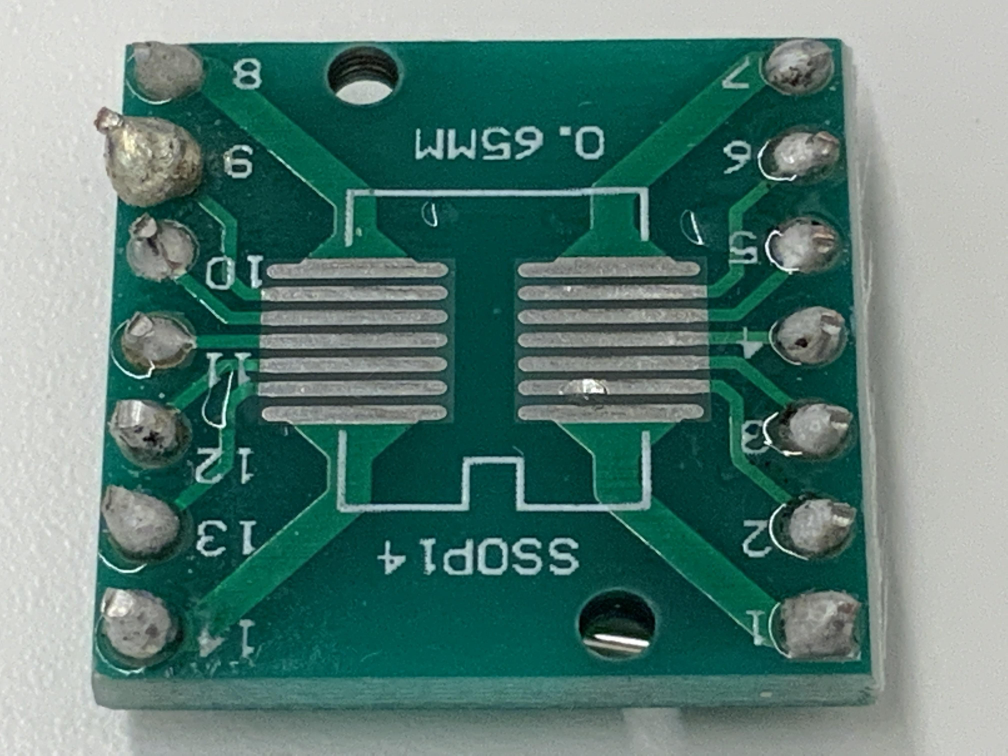
#> input picture 04_PBL_02_不良個所自動検出/phase2/input/train/potato/potato_066.jpeg, 4032 x 3024 px, found by its file name (shown at 1/4 size)
$ jupyter execute --allow-errors 08_effisientnet_b3.ipynb   (shell and % lines are left out)
#> lines starting #> are read from the running program, lines starting #| are printed output that depends on the picture; after the words box and inside, x2 and y2 are one past the last pixel; in counts of white or black regions, pixels touching at a corner belong together
画像切り抜き処理を追加

画像加工

efficientnet_b3ベースのファインチューニングで攻め直し

https://qiita.com/Radley/items/e6cd148079468dbdb616

[cell 1]
# パッケージのimport
import re
import glob
import os.path as osp
import os
import pandas as pd
import random
import numpy as np
import json
from PIL import Image
from tqdm import tqdm
import matplotlib.pyplot as plt

import torch
import torch.nn as nn
import torch.optim as optim
import torch.utils.data as data
from torch.utils.data import DataLoader
import torchvision
from torchvision import models, transforms

[cell 2]
from efficientnet_pytorch import EfficientNet

[cell 3]
# from google.colab import drive
# drive.mount('./gdrive', force_remount=True)

[cell 4]
print(torch.cuda.is_available())
#> (this line was passed over: torch is not available in this run)

[cell 5]
# !rm -r ./Data

[cell 6]
# validation用のフォルダを作成

resizeした画像を保存

[cell 7]
import cv2
from google.colab.patches import cv2_imshow

[cell 8]
# img = cv2.imread(train_dir + '/regular/regular_000.jpeg')
# dst = cv2.resize(img, dsize=(224, 224))

# print(f"{img.shape} -> {dst.shape}")
# # plt.imshow(dst)

[cell 9]
# 2値画像はVGG16だめらしい
# https://discuss.pytorch.org/t/runtimeerror-given-groups-1-weight-of-size-64-3-7-7-expected-input-3-1-224-224-to-have-3-channels-but-got-1-channels-instead/30153/3
# これはどう？
# 色検出でマスク画像作成(白っぽい色をぬかす)、モルフォジー変換でハンダ部分拡張


image_path = './Data/kiban/train/potato/potato_066.jpeg'
img = cv2.imread(image_path)
#> img is the input picture: shape (3024, 4032, 3); mean B, G, R 118.2, 125.6, 90.8
img = cv2.resize(img, dsize=(300, 300))
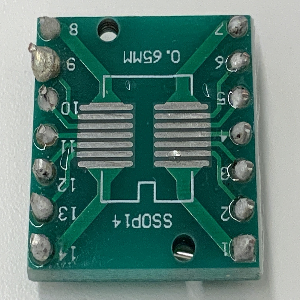
#> img: shape (300, 300, 3); mean B, G, R 118.1, 125.6, 90.8

img_g = cv2.imread(image_path,0)
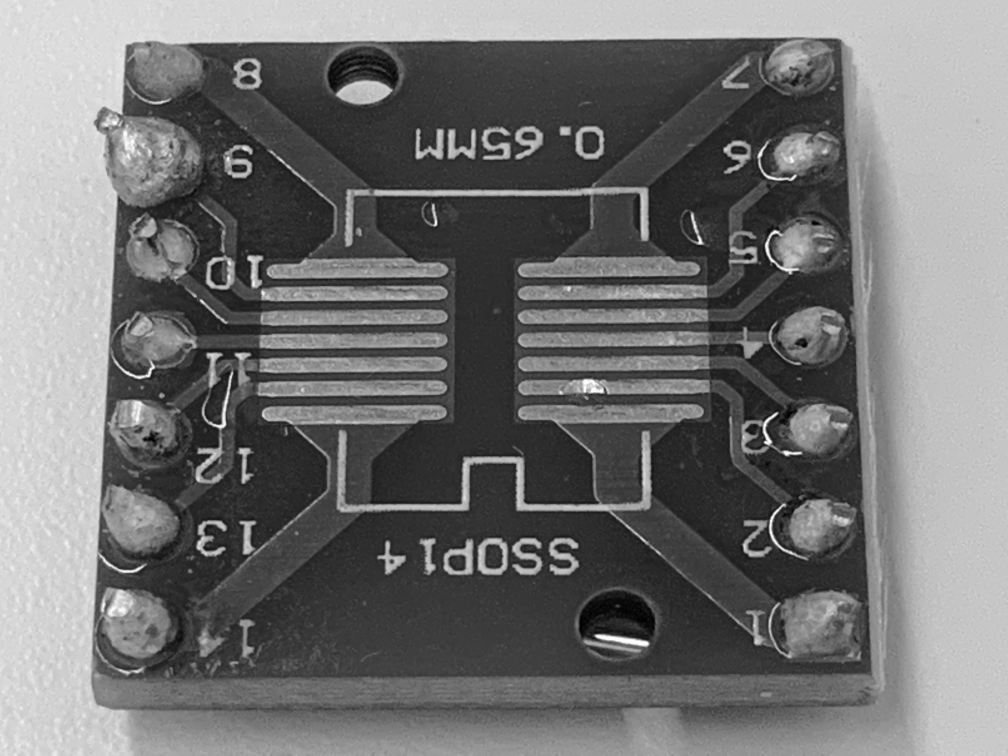
#> img_g: shape (3024, 4032) (shown at 1/4 size); min 0, max 255, mean 114.3
img_g = cv2.resize(img_g, dsize=(300, 300))
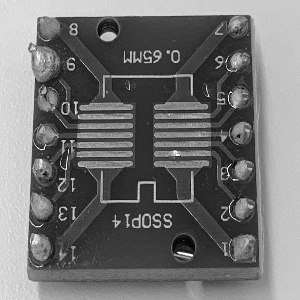
#> img_g: shape (300, 300); min 1, max 255, mean 114.3

gamma = 1.3 # 明るくなる
gamma_cvt = np.zeros((256,1), dtype=np.uint8) # 256行1列の0ベクトル

for i in range(256):
  gamma_cvt[i][0] = 255 * (float(i)/255) ** (1.0 / gamma)

img = cv2.LUT(img, gamma_cvt)
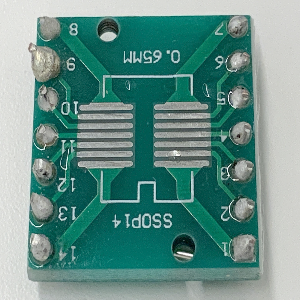
#> img: shape (300, 300, 3); mean B, G, R 137.4, 144.5, 102.5

hsv = cv2.cvtColor(img, cv2.COLOR_BGR2HSV)
#> hsv: shape (300, 300, 3); mean H, S, V 69.9, 107.2, 144.6
# 緑色を抜き出す, 下限値、上限値を指定する
# hsv空間は、hは通常のhueの半分の値（openCV上では）
# 下の例だと、hue20-50が抽出される（svは100/255%）
lower_white = np.array([0, 0, 100])
upper_white = np.array([180,90,255])

lower_green = np.array([30, 40, 0])
upper_green = np.array([90,255,255])

# マスク画像作成(緑色ぽい色の部分が2値化画像で保存される)
img_mask_white = cv2.inRange(hsv, lower_white, upper_white)
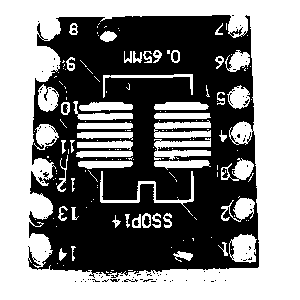
#> img_mask_white: shape (300, 300); 52.8% white; 93 black regions (85 under 20 px), largest, box (x1, y1, x2, y2) and area: (28, 15, 259, 278) 41990, (144, 216, 150, 226) 43, (173, 52, 178, 61) 40
img_mask_green = cv2.inRange(hsv, lower_green, upper_green)
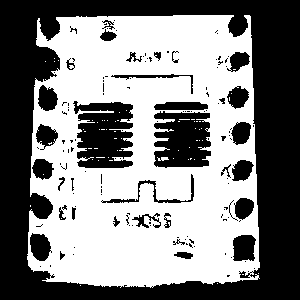
#> img_mask_green: shape (300, 300); 51.2% white; 138 black regions (104 under 20 px), largest, box (x1, y1, x2, y2) and area: (0, 0, 300, 300) 32312, (73, 101, 133, 168) 3069, (154, 111, 211, 168) 2612

# 逆マスクも作ってみる（白黒反転）
img_mask_white_rev = cv2.bitwise_not(img_mask_white)
img_mask_green_rev = cv2.bitwise_not(img_mask_green)

# モルフォジー変換で白拡張
kernel = np.ones((5,5), dtype=np.uint8) # 自分の画素から探す領域
# img_e = cv2.erode(img_mask_rev, kernel) # 収縮
img_mask_white_rev = cv2.dilate(img_mask_white_rev, kernel) # 膨張
#> img_mask_white_rev: shape (300, 300); 61.2% white; 33 black regions (8 under 20 px), largest, box (x1, y1, x2, y2) and area: (0, 0, 300, 300) 32250, (234, 237, 253, 260) 248, (157, 104, 205, 108) 157
img_mask_white_rev = cv2.dilate(img_mask_white_rev, kernel) # 膨張
#> img_mask_white_rev: shape (300, 300); 67.4% white; 17 black regions (10 under 20 px), largest, box (x1, y1, x2, y2) and area: (0, 0, 300, 300) 28925, (33, 238, 46, 256) 122, (238, 239, 251, 255) 99
img_mask_white_rev = cv2.dilate(img_mask_white_rev, kernel) # 膨張
#> img_mask_white_rev: shape (300, 300); 70.7% white; 5 black regions (3 under 20 px), largest, box (x1, y1, x2, y2) and area: (0, 0, 300, 300) 26369, (36, 240, 42, 251) 27
img_mask_white_rev = cv2.dilate(img_mask_white_rev, kernel) # 膨張
#> img_mask_white_rev: shape (300, 300); 73.4% white; 1 black region, box (x1, y1, x2, y2) and area: (0, 0, 300, 300) 23976
img_mask_white_rev = cv2.dilate(img_mask_white_rev, kernel) # 膨張
#> img_mask_white_rev: shape (300, 300); 75.8% white; 1 black region, box (x1, y1, x2, y2) and area: (0, 0, 300, 300) 21750
img_mask_white_rev = cv2.dilate(img_mask_white_rev, kernel) # 膨張
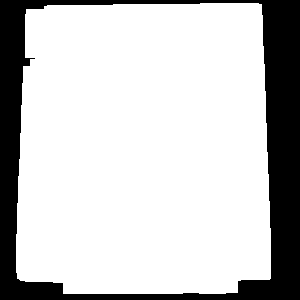
#> img_mask_white_rev: shape (300, 300); 78.3% white; 1 black region, box (x1, y1, x2, y2) and area: (0, 0, 300, 300) 19519


img_mask_green_rev = cv2.erode(img_mask_green_rev, kernel) # 収縮
#> img_mask_green_rev: shape (300, 300); 38% white; 19 white regions (2 under 20 px), largest, box (x1, y1, x2, y2) and area: (0, 0, 300, 300) 29419, (79, 104, 130, 156) 1251, (157, 122, 209, 165) 1202
img_mask_green_rev = cv2.dilate(img_mask_green_rev, kernel) # 膨張
#> img_mask_green_rev: shape (300, 300); 46% white; 19 white regions, largest, box (x1, y1, x2, y2) and area: (0, 0, 300, 300) 32075, (77, 102, 132, 158) 2459, (155, 120, 211, 167) 2170
img_mask_green_rev = cv2.dilate(img_mask_green_rev, kernel) # 膨張
#> img_mask_green_rev: shape (300, 300); 53.4% white; 1 black region, box (x1, y1, x2, y2) and area: (29, 17, 258, 285) 41901


# 2値画像の論理積を出して、マスク部分だけを抽出
dst = cv2.bitwise_and(img, img, mask = img_mask_white_rev)
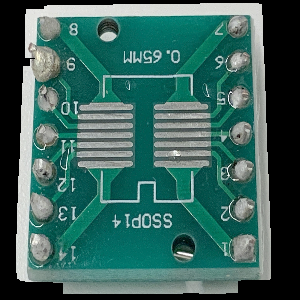
#> dst: shape (300, 300, 3); mean B, G, R 92.9, 99.2, 57.6
dst_green = cv2.bitwise_and(dst, dst, mask = img_mask_green_rev)
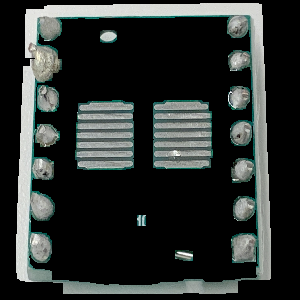
#> dst_green: shape (300, 300, 3); mean B, G, R 47.9, 49.6, 45.3

gamma = 1 # 明るくなる
gamma_cvt = np.zeros((256,1), dtype=np.uint8) # 256行1列の0ベクトル

for i in range(256):
  gamma_cvt[i][0] = 255 * (float(i)/255) ** (1.0 / gamma)

img_gamma = cv2.LUT(dst_green, gamma_cvt)


cv2_imshow(img)
cv2_imshow(img_mask_white)
cv2_imshow(img_mask_white_rev)
cv2_imshow(img_mask_green_rev)
cv2_imshow(dst)
cv2_imshow(dst_green)
# cv2_imshow(img_gamma)

[cell 10]
retval = cv2.boundingRect(img_mask_white_rev)
#> retval = (16, 3, 255, 291)


# [6 lines of commented-out code are left out]
if (int(retval[1] - 20)) < 0:
  top = 0
else:
  top = int(retval[1] - 20)

if (int((retval[1] + retval[3]) + 20)) > 300:
  bottom = 300
else:
  bottomm = int((retval[1] + retval[3]) + 20)

if (int(retval[0] - 20)) < 0:
  left = 0
else:
  left = int(retval[0] - 20)

if (int((retval[0] + retval[2]) + 20)) > 300:
  right = 300
else:
  right = int((retval[0] + retval[2]) + 20)
#> right = 291


img_cut = dst[top : bottom , left : right]
img_cut = cv2.resize(img_cut, dsize=(300, 300))
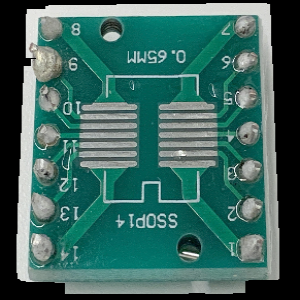
#> img_cut: shape (300, 300, 3); mean B, G, R 95.8, 102.3, 59.4

# img_bi = cv2.bilateralFilter(dst, 20, 30, 30)

# threshold = 80

# retにはthreshold値, img_thには画像が入る
# ret, img_th = cv2.threshold(img_bi, threshold, 255, cv2.THRESH_BINARY)


cv2_imshow(img_cut )
# cv2_imshow(dst)

[cell 11]
right
#> Out = 291

$ run again, with 04_PBL_02_不良個所自動検出/phase2/input/train/regular/regular_000.jpeg copied over 04_PBL_02_不良個所自動検出/phase2/input/train/potato/potato_066.jpeg
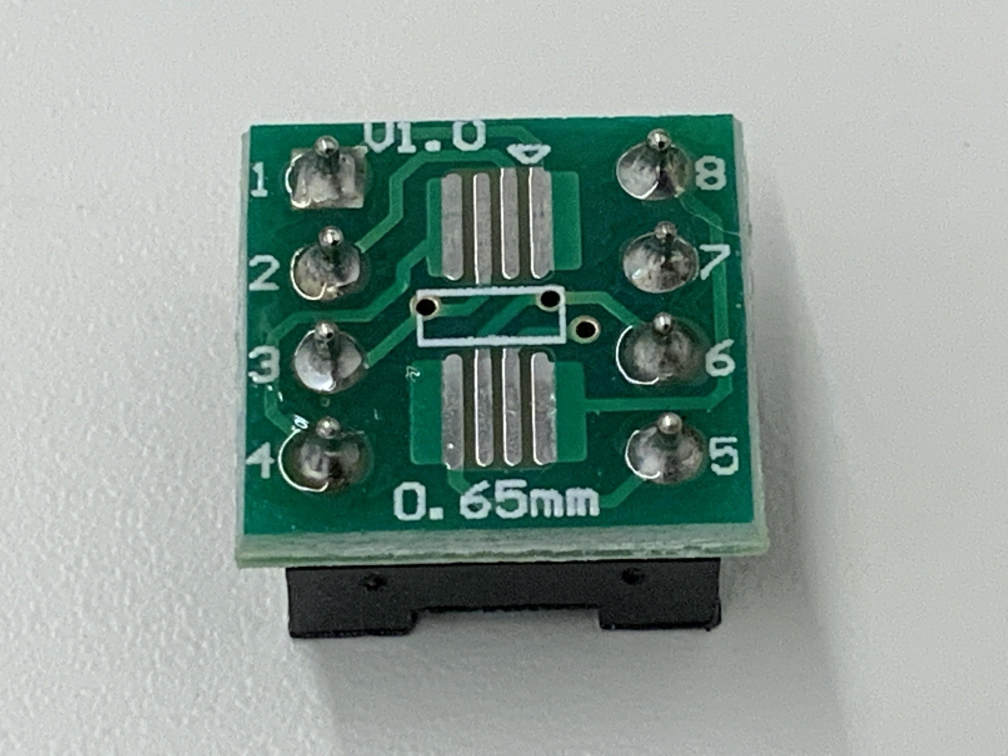
#> input picture 04_PBL_02_不良個所自動検出/phase2/input/train/regular/regular_000.jpeg, 4032 x 3024 px, found by its file name (shown at 1/4 size)
#> img is the input picture: shape (3024, 4032, 3); mean B, G, R 151.2, 157.8, 142
#> hsv: shape (300, 300, 3); mean H, S, V 65.4, 45.6, 173
#> `img_mask_white = cv2.inRange(hsv, lower_white, upper_white)`:
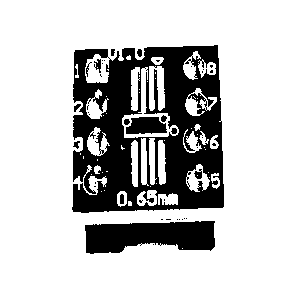
#> img_mask_white: shape (300, 300); 77.2% white; 43 black regions (29 under 20 px), largest, box (x1, y1, x2, y2) and area: (72, 45, 224, 213) 16235, (85, 221, 215, 254) 3297, (126, 117, 167, 134) 561
#> img_mask_green: shape (300, 300); 21.2% white; 142 white regions (127 under 20 px), largest, box (x1, y1, x2, y2) and area: (72, 45, 225, 218) 17554, (126, 116, 167, 134) 611, (72, 220, 138, 224) 138
#> `dst_green = cv2.bitwise_and(dst, dst, mask = img_mask_green_rev)`:
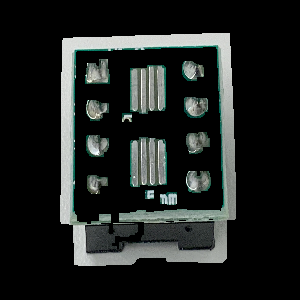
#> dst_green: shape (300, 300, 3); mean B, G, R 32.7, 34.1, 31.1
#> retval = (60, 33, 176, 233)
#> top = 13
#> bottomm = 286
#> left = 40
#> right = 256

$ run again, with 04_PBL_02_不良個所自動検出/phase2/input/train/horn/horn_001.jpeg copied over 04_PBL_02_不良個所自動検出/phase2/input/train/potato/potato_066.jpeg
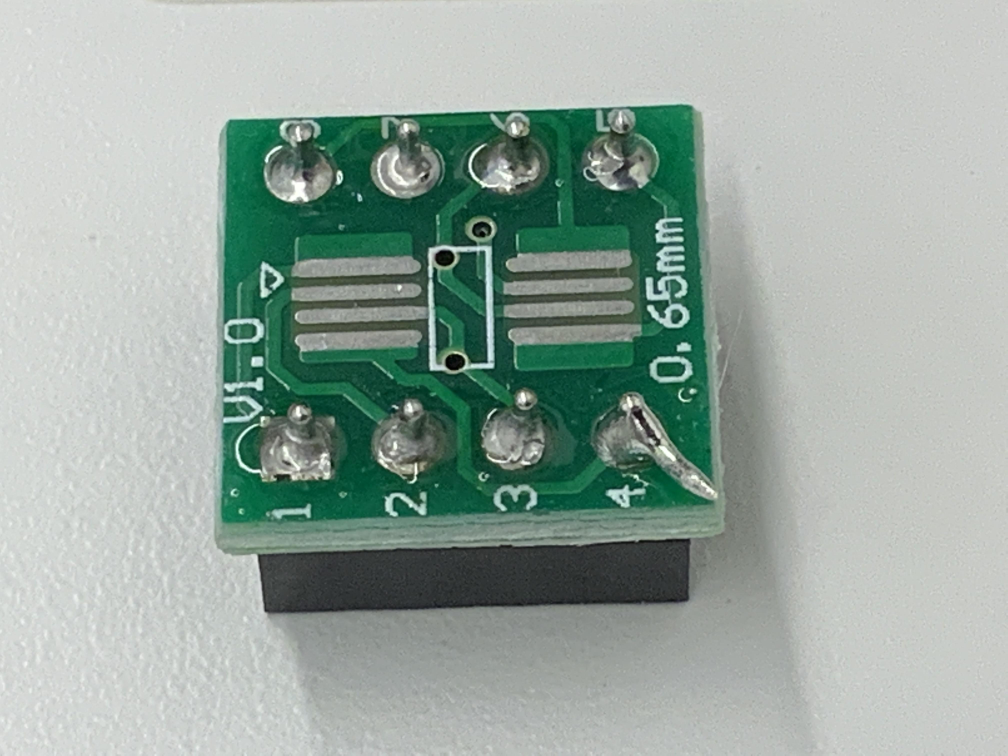
#> input picture 04_PBL_02_不良個所自動検出/phase2/input/train/horn/horn_001.jpeg, 4032 x 3024 px, found by its file name (shown at 1/4 size)
#> img is the input picture: shape (3024, 4032, 3); mean B, G, R 160, 168, 152.7
#> hsv: shape (300, 300, 3); mean H, S, V 63.8, 35.1, 182.5
#> img_mask_white: shape (300, 300); 80.4% white; 104 black regions (89 under 20 px), largest, box (x1, y1, x2, y2) and area: (66, 42, 212, 208) 13322, (77, 214, 205, 243) 3044, (129, 100, 145, 144) 546
#> img_mask_green: shape (300, 300); 19.2% white; 27 white regions (24 under 20 px), largest, box (x1, y1, x2, y2) and area: (65, 41, 213, 213) 17117, (66, 159, 76, 166) 58, (109, 127, 125, 131) 40
#> `dst_green = cv2.bitwise_and(dst, dst, mask = img_mask_green_rev)`:
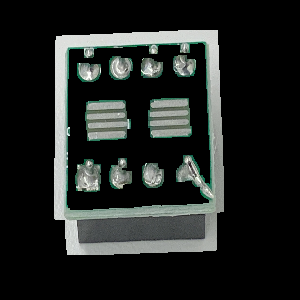
#> dst_green: shape (300, 300, 3); mean B, G, R 35.1, 36.9, 33.9
#> retval = (54, 30, 170, 225)
#> top = 10
#> bottomm = 275
#> left = 34
#> right = 244
